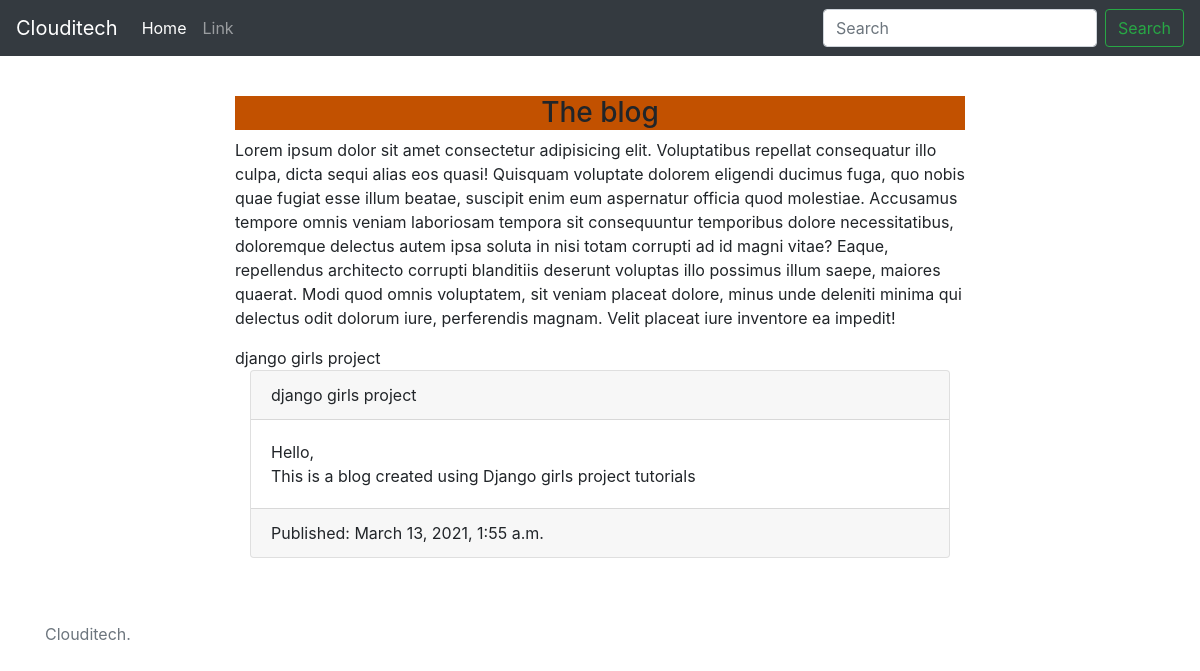
The app's page /, older data.
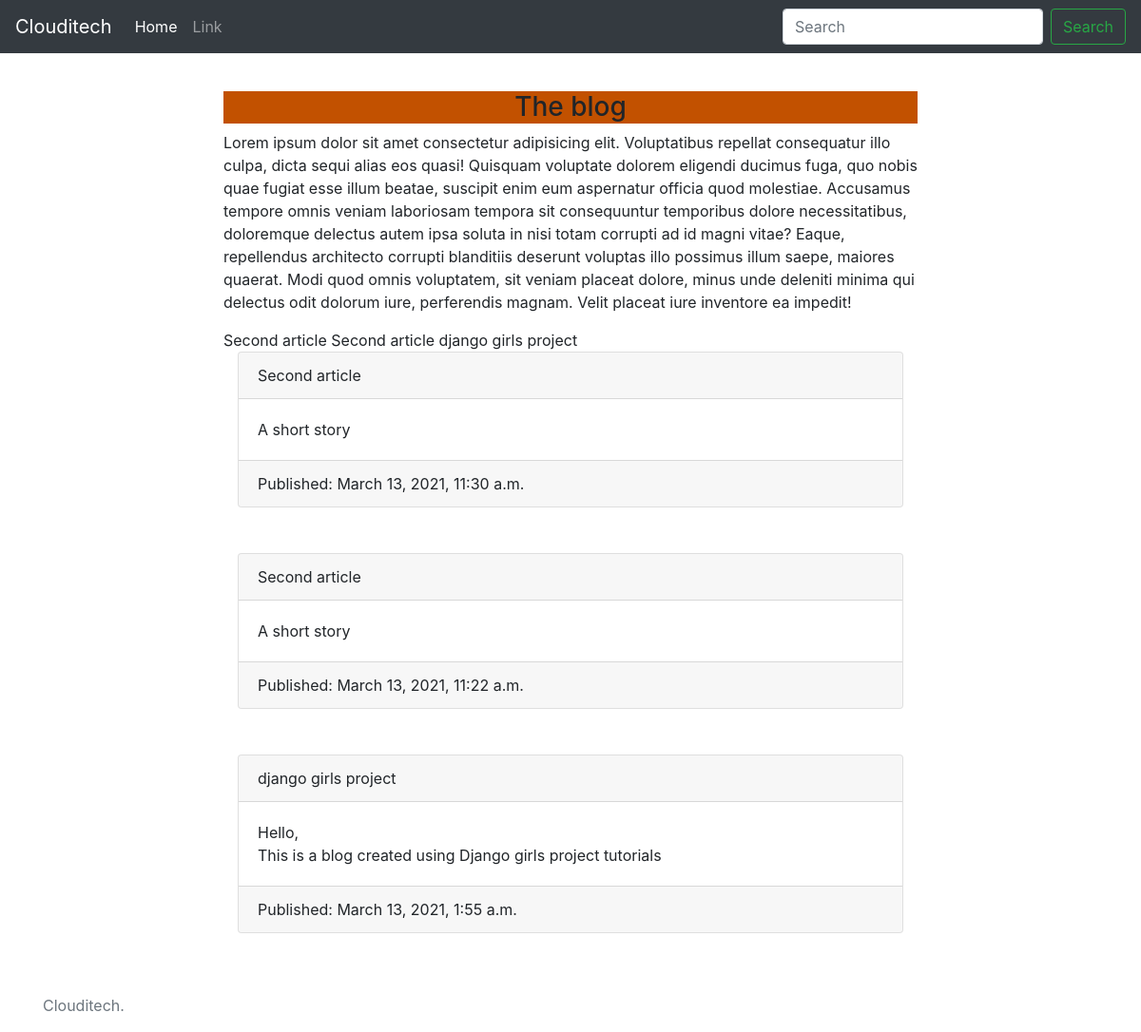
The same page, newer data.
### blog/models.py (models this page shows, shortened)
class Post(models.Model):
    author = models.ForeignKey(settings.AUTH_USER_MODEL, on_delete=models.CASCADE)
    title = models.CharField(max_length=200)
    text = models.TextField()
    created_date = models.DateTimeField(default=timezone.now)
    published_date = models.DateTimeField()
    def __str__(self):
        return self.title

### blog/views.py (the view)
# urls.py: path('', views.index, name='index'),
def index(request):
    post = Post.objects.filter(published_date__lte=timezone.now()).order_by('-published_date')
    return render(request, 'blog/index.html', {'post': post})

### blog/templates/blog/index.html
{% extends 'blog/base.html' %}
{% block content %}
    <h1>Django Girls</h1>
    <article>
        <div class="container mt-5">
            <div class="row">
                <div class="col-md-8 mx-auto">
                    <h3>The blog</h3>
                    <p>Lorem ipsum dolor sit amet consectetur adipisicing elit. Voluptatibus repellat consequatur illo culpa, dicta sequi alias eos quasi! Quisquam voluptate dolorem eligendi ducimus fuga, quo nobis quae fugiat esse illum beatae, suscipit enim eum aspernatur officia quod molestiae. Accusamus tempore omnis veniam laboriosam tempora sit consequuntur temporibus dolore necessitatibus, doloremque delectus autem ipsa soluta in nisi totam corrupti ad id magni vitae? Eaque, repellendus architecto corrupti blanditiis deserunt voluptas illo possimus illum saepe, maiores quaerat. Modi quod omnis voluptatem, sit veniam placeat dolore, minus unde deleniti minima qui delectus odit dolorum iure, perferendis magnam. Velit placeat iure inventore ea impedit!</p>
                    {% for item in post %}
                        {{ item }}
                    {% endfor %}
                    <div class="container">
                        {% for item in post %}
                            <div class="card">
                                <div class="card-header">{{ item.title }}</div>
                                <div class="card-body">{{ item.text|linebreaksbr }}</div>
                                <div class="card-footer">Published: {{ item.published_date }}</div>
                            </div><br><br>
                        {% endfor %}
                    </div>
                </div>
            </div>
        </div>
    </article>
{% endblock %}

Row changes from the older to the newer data that the page shows:
added Post: title "Second article", text "A short story", published_date "March 13, 2021, 11:30 a.m."
added Post: title "Second article", text "A short story", published_date "March 13, 2021, 11:22 a.m."
